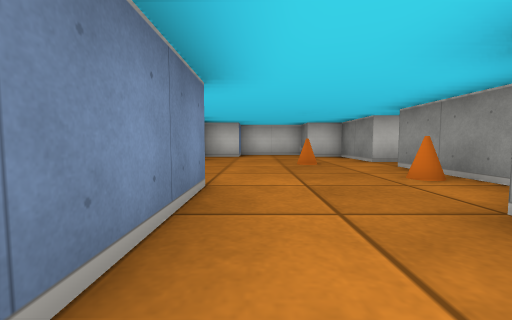
view 1 (above)

15 first-person views from a walk through a cub3D level. The camera is about half as high as the walls, tilts 4° down and sees 90° across. The floor is counted in squares. Each view is taken from the middle of a square. On the plan, view 1 faces up. The plan holds only what a view shows up to about 9 squares ahead; the rest is blank.

view 2
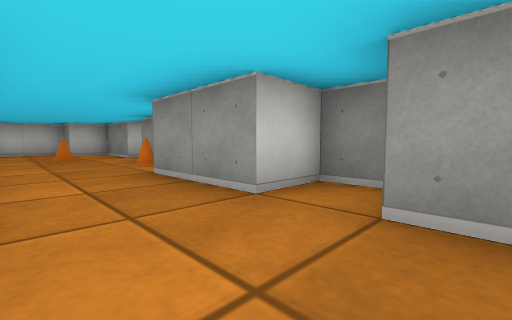

view 3
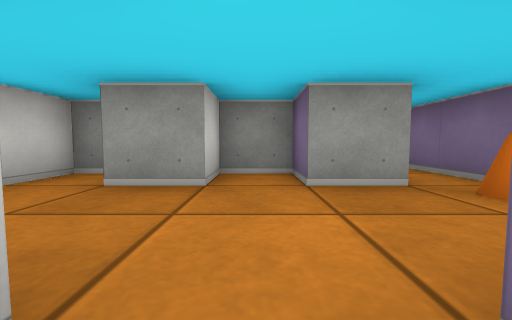

view 4
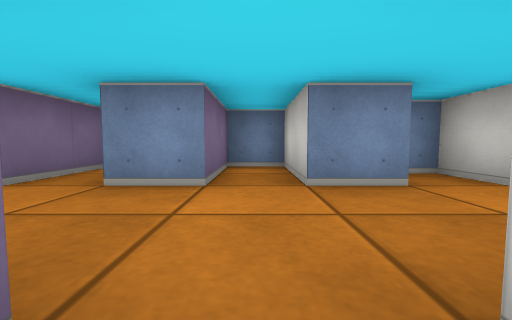

view 5
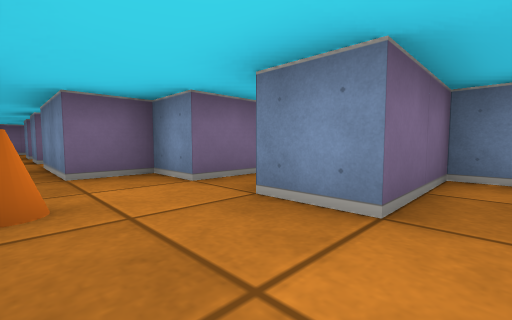

view 6
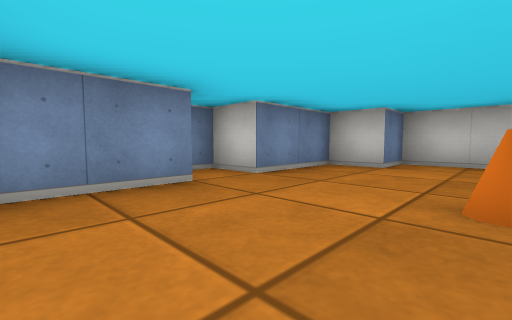

view 7
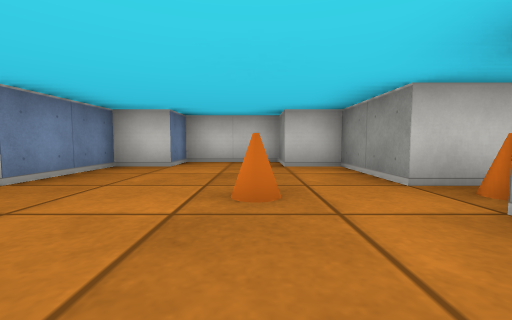

view 8
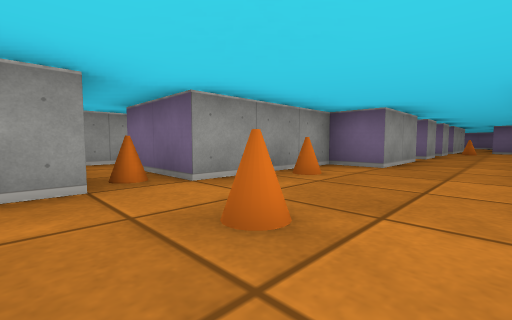

view 9
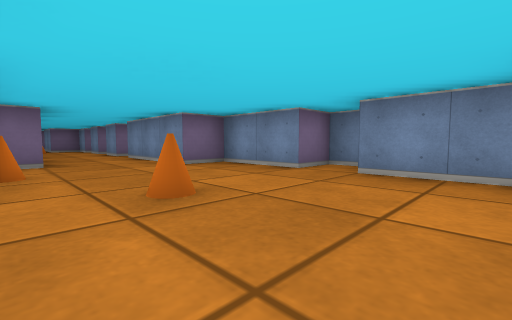

view 10
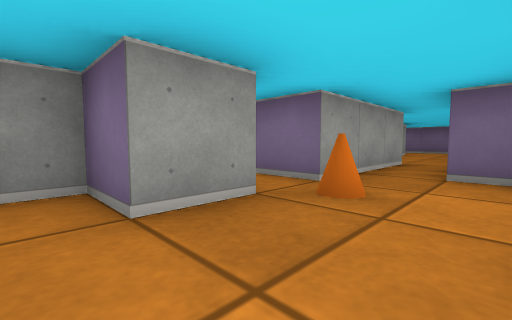

view 11
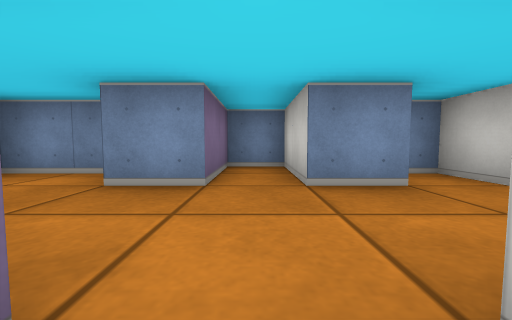

view 12
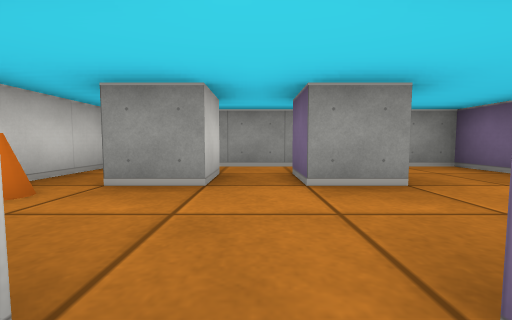

view 13
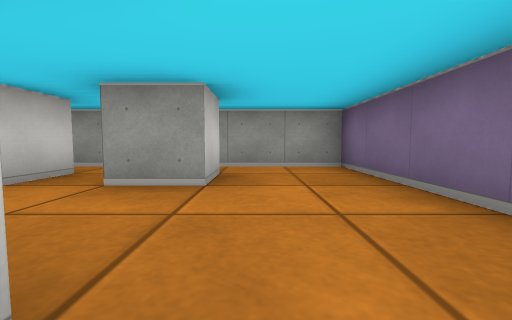

view 14
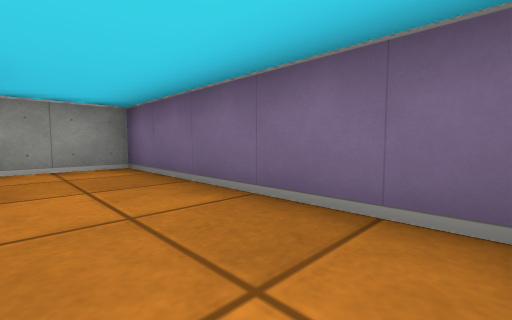

view 15
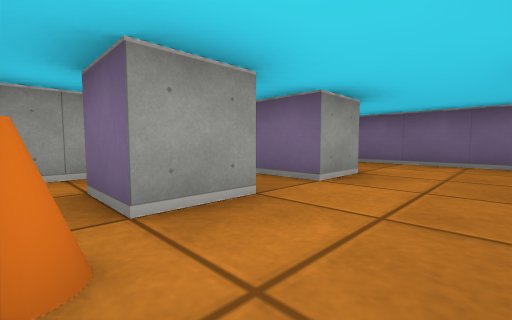

### Floor plan
Ten units are one square. View 1 is at (0, 0); x grows to the right and y downward. Boxes are objects, and circles mark ways between rooms. Rooms are numbered by the first view taken in them; rooms with no view inside come last. Other rooms are left out.
<svg viewBox="-30 -90 80 240">
<path fill="none" stroke="#000" d="M35 -55 25 -55 25 -75 15 -75 15 -85 -5 -85 -5 -75 -15 -75 -15 -55 -25 -55 -25 -45 -15 -45 -15 -25 -5 -25 -5 5 -15 5 -15 10M25 12 25 5 15 5 15 -15 25 -15 25 -45 45 -45M-5 14 -5 25 -25 25 -25 35 -5 35 -5 45M15 46 15 35 25 35 25 25 15 25 15 15M35 125 25 125 25 115 35 115M35 105 25 105 25 95M-5 130 -5 145M5 94 5 105 -15 105 -15 115 5 115 5 125M-1 145 45 145 45 105M-22 55 -5 55 -5 65 5 65 5 85 -5 85 -5 90M15 85 15 55M25 95 35 95M42 85 25 85M45 105 45 90"/>
<rect x="5" y="-55" width="10" height="10" fill="#bbb"><title>cone</title></rect>
<rect x="15" y="-35" width="10" height="10" fill="#bbb"><title>cone</title></rect>
<rect x="25" y="-55" width="10" height="10" fill="#bbb"><title>cone</title></rect>
<rect x="5" y="45" width="10" height="10" fill="#bbb"><title>cone</title></rect>
<rect x="15" y="85" width="10" height="10" fill="#bbb"><title>cone</title></rect>
<circle cx="5" cy="20" r="3" fill="#2a7"/>
<circle cx="5" cy="40" r="3" fill="#2a7"/>
<circle cx="10" cy="100" r="3" fill="#2a7"/>
<circle cx="40" cy="100" r="3" fill="#2a7"/>
<circle cx="25" cy="90" r="3" fill="#2a7"/>
<text x="10" y="-40">1</text>
<text x="0" y="30">2</text>
<text x="20" y="120">3</text>
<text x="0" y="60">4</text>
<text x="30" y="90">5</text>
</svg>
Room 1 opens to room 2. Room 2 opens to room 4. Room 3 opens to room 4. Room 3 opens to room 5. Room 4 opens to room 5.

Where each view was taken, in squares from view 1:
view 1: 0 up, 0 right, facing up
view 2: 2 down, 0 right, facing up-right
view 3: 3 down, 1 left, facing right
view 4: 3 down, 2 right, facing left
view 5: 3 down, 1 right, facing down-left
view 6: 3 up, 1 right, facing up-left
view 7: 3 up, 1 right, facing up
view 8: 6 up, 0 right, facing down-right
view 9: 7 up, 2 right, facing down-left
view 10: 3 down, 0 right, facing down-right
view 11: 11 down, 3 right, facing left
view 12: 11 down, 0 right, facing right
view 13: 13 down, 0 right, facing right
view 14: 13 down, 0 right, facing down-right
view 15: 9 down, 1 right, facing down-right
